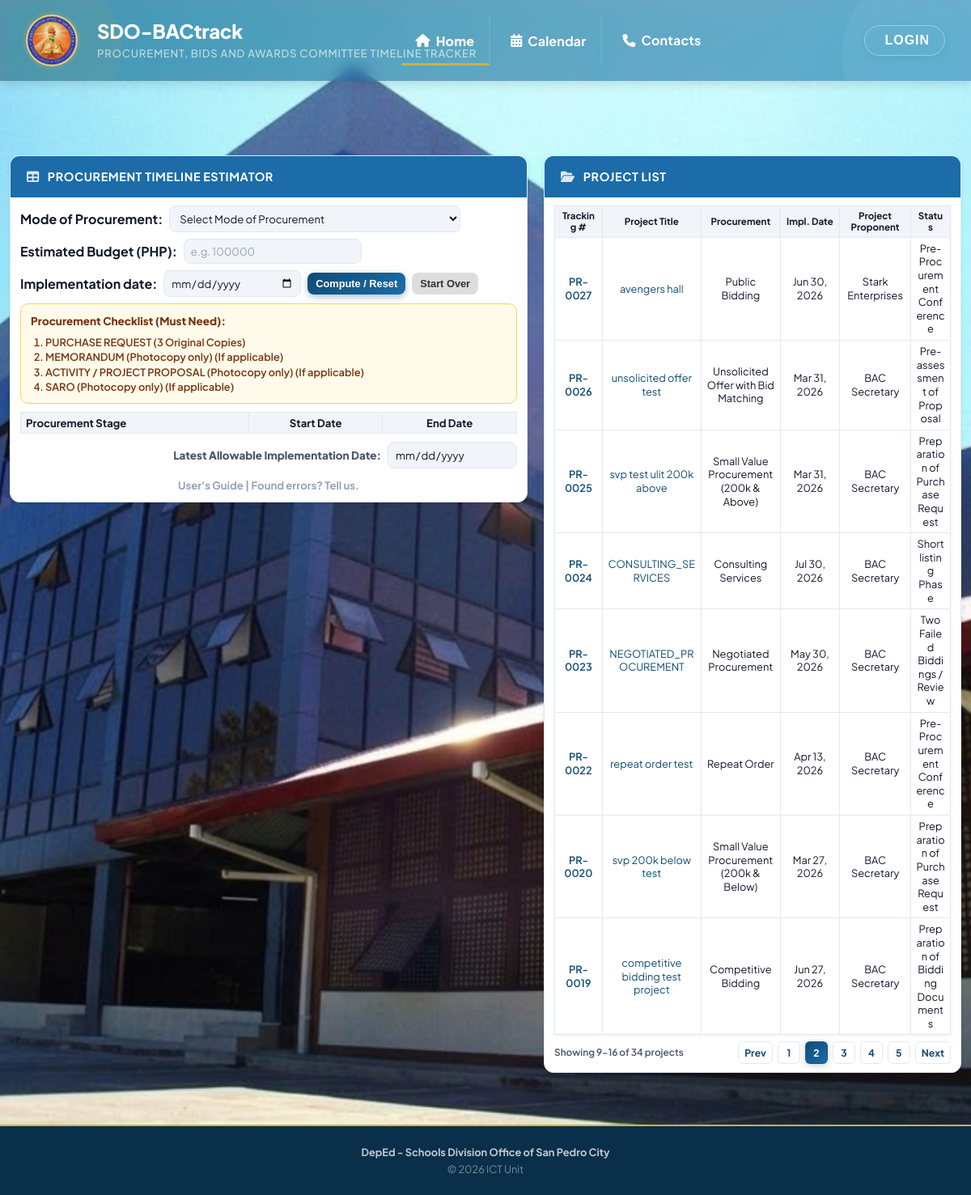
Page /admin/landing.php?page=2 on the committed database.
### tables this page shows
CREATE TABLE `projects` (
  `id` int(11) NOT NULL,
  `title` varchar(255) NOT NULL,
  `bactrack_id` varchar(32) DEFAULT NULL,
  `description` text DEFAULT NULL,
  `procurement_type` varchar(50) NOT NULL DEFAULT 'PUBLIC_BIDDING',
  `project_start_date` date DEFAULT NULL,
  `approved_budget` decimal(15,2) DEFAULT NULL,
  `project_owner_name` varchar(255) DEFAULT NULL,
  `created_by` int(11) NOT NULL,
  `approval_status` enum('DRAFT','PENDING_APPROVAL','APPROVED','REJECTED') NOT NULL DEFAULT 'APPROVED',
  `rejection_remarks` text DEFAULT NULL,
  `rejected_by` int(11) DEFAULT NULL,
  `rejected_at` timestamp NULL DEFAULT NULL,
  `created_at` timestamp NOT NULL DEFAULT current_timestamp(),
  `updated_at` timestamp NOT NULL DEFAULT current_timestamp() ON UPDATE current_timestamp()
);

### admin/landing.php (the view, shortened to what the rows shown need)
<!DOCTYPE html>
<html lang="en">
<head>
    <link rel="stylesheet" href="https://cdnjs.cloudflare.com/ajax/libs/font-awesome/6.5.1/css/all.min.css">
    <link href="https://cdn.jsdelivr.net/npm/fullcalendar@6.1.10/index.global.min.css" rel="stylesheet">
</head>
<body>
    <header class="site-header">
        <div class="header-inner">
            <div class="header-text-group">
                <h1><?php echo APP_NAME; ?></h1>
            </div>
        </div>
    </header>
    <main class="main-content">
        <div class="content-wrap">
            <section id="landing-home-panel" class="landing-tab-panel active" role="tabpanel" aria-labelledby="landing-home-tab">
            <div class="top-panels-fullwidth">
            <div class="top-panels">
            <div class="data-card estimator-card">
                <div class="card-body">
                    <table style="width:100%;border-collapse:collapse;">
                        <thead>
                            <tr style="background:var(--bg-secondary);">
                                <th style="padding:5px 6px;border:1px solid var(--border-color);width:46%;text-align:left;">Procurement Stage</th>
                                <th style="padding:5px 6px;border:1px solid var(--border-color);width:27%;">Start Date</th>
                                <th style="padding:5px 6px;border:1px solid var(--border-color);width:27%;">End Date</th>
                            </tr>
                        </thead>
                    </table>
                </div>
            </div>
            <?php
            require_once __DIR__ . '/../models/Project.php';
            $projectModel = new Project();
            $allProjects = $projectModel->getAll([]);
            $projectsPerPage = 8;
            $currentPage = isset($_GET['page']) ? (int) $_GET['page'] : 1;
            $offset = ($currentPage - 1) * $projectsPerPage;
            $projects = array_slice($allProjects, $offset, $projectsPerPage);
            ?>
            <div class="data-card projects-card">
                <div class="card-body">
                <?php if (empty($projects)): ?>
                    <div class="empty-state compact-empty" style="text-align:center;">
                        <div class="empty-icon" style="color:var(--text-muted);"><i class="fas fa-folder-plus"></i></div>
                        <h3>No projects found</h3>
                        <p style="color:var(--text-muted);">No BAC projects have been created yet.</p>
                    </div>
                <?php else: ?>
                    <div class="table-responsive">
                        <table class="data-table projects-table">
                            <colgroup>
                            </colgroup>
                            <thead>
                                <tr>
                                    <th title="Tracking Number">Tracking #</th>
                                    <th title="Project Title">Project Title</th>
                                    <th title="Mode of Procurement">Procurement</th>
                                    <th title="Implementation Date">Impl. Date</th>
                                    <th title="Project Proponent">Project Proponent</th>
                                    <th title="Status">Status</th>
                                </tr>
                            </thead>
                            <tbody>
                                <?php foreach ($projects as $project): ?>
                                <?php
                                    $procTypeKey = $project['procurement_type'] ?? '';
                                    $procTypeLabel = PROCUREMENT_TYPES[$procTypeKey] ?? $procTypeKey;
                                    $rawStatus = !empty($project['timeline_status'])
                                        ? $project['timeline_status']
                                        : ($project['approval_status'] ?? 'APPROVED');
                                    $statusText = (string)$rawStatus;
                                    if (preg_match('/^Step\s+\d+\s*:\s*(.+?)(?:\s*\([A-Z_]+\))?$/i', $statusText, $matches)) {
                                        $statusText = trim($matches[1]);
                                    } elseif (preg_match('/^[A-Z_]+$/', $statusText)) {
                                        $statusText = ucwords(strtolower(str_replace('_', ' ', $statusText)));
                                    }
                                    $implementationDate = !empty($project['project_start_date'])
                                        ? date('M d, Y', strtotime($project['project_start_date']))
                                        : 'Not set';
                                    $projectOwner = !empty($project['creator_name'])
                                        ? $project['creator_name']
                                        : 'Unassigned';
                                ?>
                                <tr class="project-row">
                                    <td class="projects-td-tracking">
                                        <button
                                            type="button"
                                            class="project-open-link tracking-number-link"
                                            onclick="openBacProcessModal(<?php echo (int)$project['id']; ?>, <?php echo htmlspecialchars(json_encode($project['title']), ENT_QUOTES, 'UTF-8'); ?>, <?php echo htmlspecialchars(json_encode($project['description'] ?? ''), ENT_QUOTES, 'UTF-8'); ?>);"
                                            aria-label="Open BAC process for project <?php echo (int)$project['id']; ?>"
                                        >
                                            <?php echo htmlspecialchars($project['bactrack_id'] ?? sprintf('PR-%04d', $project['id'])); ?>
                                        </button>
                                    </td>
                                    <td>
                                        <button
                                            type="button"
                                            class="project-open-link"
                                            onclick="openBacProcessModal(<?php echo (int)$project['id']; ?>, <?php echo htmlspecialchars(json_encode($project['title']), ENT_QUOTES, 'UTF-8'); ?>, <?php echo htmlspecialchars(json_encode($project['description'] ?? ''), ENT_QUOTES, 'UTF-8'); ?>);"
                                        >
                                            <?php echo htmlspecialchars($project['title']); ?>
                                        </button>
                                    </td>
                                    <td><?php echo htmlspecialchars($procTypeLabel); ?></td>
                                    <td><?php echo htmlspecialchars($implementationDate); ?></td>
                                    <td><?php echo htmlspecialchars($projectOwner); ?></td>
                                    <td><?php echo htmlspecialchars($statusText); ?></td>
                                </tr>
                                <?php endforeach; ?>
                            </tbody>
                        </table>
                    </div>
                <?php endif; ?>
                </div>
            </div>
            </div>
            </div>
            </section>
        </div>
    </main>
</body>
</html>

### rows in the picture
projects: bactrack+id "PR-0027", title "avengers hall", procurement_type "Public Bidding", project_start_date "Jun 30, 2026", projectOwner "Stark Enterprises", statusText "Pre-Procurement Conference"
projects: bactrack+id "PR-0026", title "unsolicited offer test", procurement_type "Unsolicited Offer with Bid Matching", project_start_date "Mar 31, 2026", projectOwner "BAC Secretary", statusText "Pre-assessment of Proposal"
projects: bactrack+id "PR-0025", title "svp test ulit 200k above", procurement_type "Small Value Procurement (200k & Above)", project_start_date "Mar 31, 2026", projectOwner "BAC Secretary", statusText "Preparation of Purchase Request"
projects: bactrack+id "PR-0024", title "CONSULTING_SERVICES", procurement_type "Consulting Services", project_start_date "Jul 30, 2026", projectOwner "BAC Secretary", statusText "Shortlisting Phase"
projects: bactrack+id "PR-0023", title "NEGOTIATED_PROCUREMENT", procurement_type "Negotiated Procurement", project_start_date "May 30, 2026", projectOwner "BAC Secretary", statusText "Two Failed Biddings / Review"
projects: bactrack+id "PR-0022", title "repeat order test", procurement_type "Repeat Order", project_start_date "Apr 13, 2026", projectOwner "BAC Secretary", statusText "Pre-Procurement Conference"
projects: bactrack+id "PR-0020", title "svp 200k below test", procurement_type "Small Value Procurement (200k & Below)", project_start_date "Mar 27, 2026", projectOwner "BAC Secretary", statusText "Preparation of Purchase Request"
projects: bactrack+id "PR-0019", title "competitive bidding test project", procurement_type "Competitive Bidding", project_start_date "Jun 27, 2026", projectOwner "BAC Secretary", statusText "Preparation of Bidding Documents"

### other values in the picture
APP_NAME "SDO-BACtrack"
APP_SUBTITLE "PROCUREMENT, BIDS AND AWARDS COMMITTEE TIMELINE TRACKER"
$startRow "9"
$endRow "16"
$totalProjects "34"
$totalPages "5"
